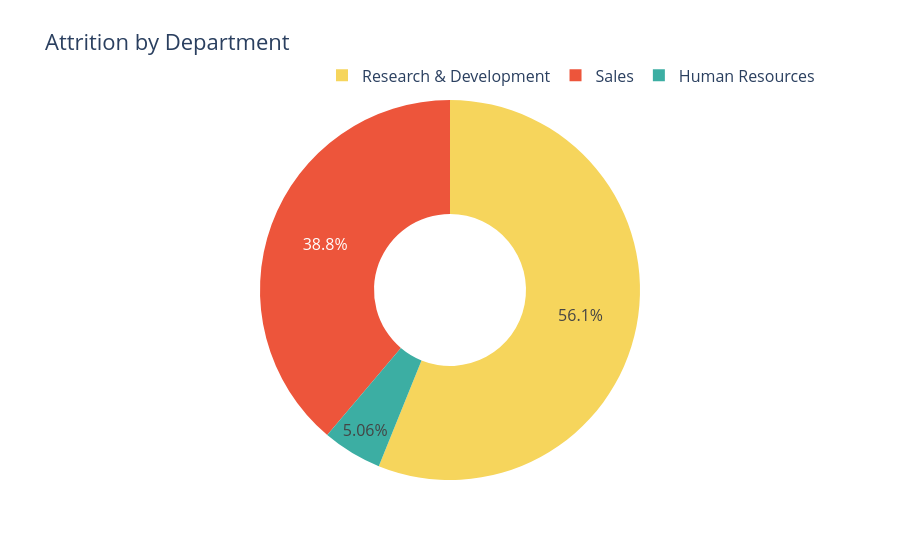

Source (notebook cell):
### Markdown cell above
### percentage of attrition by department:

### Code cell
attrition_data = data[data['Attrition'] == 'Yes']

attrition_by = attrition_data.groupby(['Department']).size().reset_index(name='Count')

fig = go.Figure(data=[go.Pie(
    labels=attrition_by['Department'],
    values=attrition_by['Count'],
    hole=0.4,
    marker=dict(colors=['#3CAEA3', '#F6D55C', '#ED553B']),
    textposition='inside'
)])
fig.update_layout(title='Attrition by Department', font=dict(size=16), legend=dict(
    orientation="h", yanchor="bottom", y=1.02, xanchor="right", x=1
))
fig.show()

### Figure 1 — Plotly figure (JSON) as saved in the notebook; plotly's stock layout.template omitted (floating-point values rounded to 4 significant figures)
{"data": [{"hole": 0.4, "labels": ["Human Resources", "Research & Development", "Sales"], "marker": {"colors": ["#3CAEA3", "#F6D55C", "#ED553B"]}, "textposition": "inside", "type": "pie", "values": [12, 133, 92]}], "layout": {"font": {"size": 16}, "legend": {"orientation": "h", "x": 1, "xanchor": "right", "y": 1.02, "yanchor": "bottom"}, "title": {"text": "Attrition by Department"}}}
